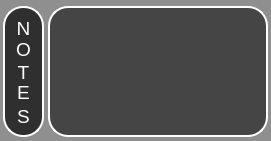
   <widget class="QFrame" name="Notes_Frame">
    <property name="geometry">
     <rect>
      <x>340</x>
      <y>690</y>
      <width>271</width>
      <height>141</height>
     </rect>
    </property>
    <property name="minimumSize">
     <size>
      <width>271</width>
      <height>141</height>
     </size>
    </property>
    <property name="maximumSize">
     <size>
      <width>271</width>
      <height>141</height>
     </size>
    </property>
    <property name="styleSheet">
     <string notr="true">QWidget{
	background-color: rgb(143, 143, 143);
	color: rgb(255, 255, 255);
	border-style: outset;
    	border-radius: 20px;
}</string>
    </property>
    <property name="frameShape">
     <enum>QFrame::StyledPanel</enum>
    </property>
    <property name="frameShadow">
     <enum>QFrame::Raised</enum>
    </property>
    <widget class="QFrame" name="Notes_Label_Frame">
     <property name="geometry">
      <rect>
       <x>3</x>
       <y>6</y>
       <width>41</width>
       <height>131</height>
      </rect>
     </property>
     <property name="minimumSize">
      <size>
       <width>41</width>
       <height>131</height>
      </size>
     </property>
     <property name="maximumSize">
      <size>
       <width>41</width>
       <height>131</height>
      </size>
     </property>
     <property name="styleSheet">
      <string notr="true">QWidget{
	background-color: #2F2F2F;
	color: rgb(255, 255, 255);
	border: 2px solid #ffffff;
	border-style: outset;
    	border-radius: 20px;
}</string>
     </property>
     <property name="frameShape">
      <enum>QFrame::StyledPanel</enum>
     </property>
     <property name="frameShadow">
      <enum>QFrame::Raised</enum>
     </property>
     <widget class="QLabel" name="Notes_Text_Label">
      <property name="geometry">
       <rect>
        <x>0</x>
        <y>2</y>
        <width>41</width>
        <height>41</height>
       </rect>
      </property>
      <property name="layoutDirection">
       <enum>Qt::LeftToRight</enum>
      </property>
      <property name="autoFillBackground">
       <bool>false</bool>
      </property>
      <property name="styleSheet">
       <string notr="true">QLabel {
border: none;
background-color: rgba(0, 0, 0, 0);
color: rgb(255, 255, 255);
font: 75 18pt &quot;Acme&quot;;
}</string>
      </property>
      <property name="text">
       <string>&lt;!DOCTYPE HTML PUBLIC &quot;-//W3C//DTD HTML 4.0//EN&quot; &quot;http://www.w3.org/TR/REC-html40/strict.dtd&quot;&gt;
&lt;html&gt;&lt;head&gt;&lt;meta name=&quot;qrichtext&quot; content=&quot;1&quot; /&gt;&lt;style type=&quot;text/css&quot;&gt;
p, li { white-space: pre-wrap; }
&lt;/style&gt;&lt;/head&gt;&lt;body style=&quot; font-family:'Acme'; font-size:18pt; font-weight:72; font-style:normal;&quot;&gt;
&lt;p style=&quot; margin-top:12px; margin-bottom:12px; margin-left:0px; margin-right:0px; -qt-block-indent:0; text-indent:0px;&quot;&gt;&lt;span style=&quot; font-size:14pt;&quot;&gt;N&lt;/span&gt;&lt;/p&gt;&lt;/body&gt;&lt;/html&gt;</string>
      </property>
      <property name="textFormat">
       <enum>Qt::RichText</enum>
      </property>
      <property name="scaledContents">
       <bool>false</bool>
      </property>
      <property name="alignment">
       <set>Qt::AlignCenter</set>
      </property>
      <property name="wordWrap">
       <bool>false</bool>
      </property>
      <property name="openExternalLinks">
       <bool>false</bool>
      </property>
     </widget>
     <widget class="QLabel" name="Notes_Text_Label_2">
      <property name="geometry">
       <rect>
        <x>0</x>
        <y>23</y>
        <width>41</width>
        <height>41</height>
       </rect>
      </property>
      <property name="layoutDirection">
       <enum>Qt::LeftToRight</enum>
      </property>
      <property name="autoFillBackground">
       <bool>false</bool>
      </property>
      <property name="styleSheet">
       <string notr="true">QLabel {
border: none;
background-color: rgba(0, 0, 0, 0);
color: rgb(255, 255, 255);
font: 75 18pt &quot;Acme&quot;;
}</string>
      </property>
      <property name="text">
       <string>&lt;!DOCTYPE HTML PUBLIC &quot;-//W3C//DTD HTML 4.0//EN&quot; &quot;http://www.w3.org/TR/REC-html40/strict.dtd&quot;&gt;
&lt;html&gt;&lt;head&gt;&lt;meta name=&quot;qrichtext&quot; content=&quot;1&quot; /&gt;&lt;style type=&quot;text/css&quot;&gt;
p, li { white-space: pre-wrap; }
&lt;/style&gt;&lt;/head&gt;&lt;body style=&quot; font-family:'Acme'; font-size:18pt; font-weight:72; font-style:normal;&quot;&gt;
&lt;p style=&quot; margin-top:12px; margin-bottom:12px; margin-left:0px; margin-right:0px; -qt-block-indent:0; text-indent:0px;&quot;&gt;&lt;span style=&quot; font-size:14pt;&quot;&gt;O&lt;/span&gt;&lt;/p&gt;&lt;/body&gt;&lt;/html&gt;</string>
      </property>
      <property name="textFormat">
       <enum>Qt::RichText</enum>
      </property>
      <property name="scaledContents">
       <bool>false</bool>
      </property>
      <property name="alignment">
       <set>Qt::AlignCenter</set>
      </property>
      <property name="wordWrap">
       <bool>false</bool>
      </property>
      <property name="openExternalLinks">
       <bool>false</bool>
      </property>
     </widget>
     <widget class="QLabel" name="Notes_Text_Label_3">
      <property name="geometry">
       <rect>
        <x>0</x>
        <y>46</y>
        <width>41</width>
        <height>41</height>
       </rect>
      </property>
      <property name="layoutDirection">
       <enum>Qt::LeftToRight</enum>
      </property>
      <property name="autoFillBackground">
       <bool>false</bool>
      </property>
      <property name="styleSheet">
       <string notr="true">QLabel {
border: none;
background-color: rgba(0, 0, 0, 0);
color: rgb(255, 255, 255);
font: 75 18pt &quot;Acme&quot;;
}</string>
      </property>
      <property name="text">
       <string>&lt;!DOCTYPE HTML PUBLIC &quot;-//W3C//DTD HTML 4.0//EN&quot; &quot;http://www.w3.org/TR/REC-html40/strict.dtd&quot;&gt;
&lt;html&gt;&lt;head&gt;&lt;meta name=&quot;qrichtext&quot; content=&quot;1&quot; /&gt;&lt;style type=&quot;text/css&quot;&gt;
p, li { white-space: pre-wrap; }
&lt;/style&gt;&lt;/head&gt;&lt;body style=&quot; font-family:'Acme'; font-size:18pt; font-weight:72; font-style:normal;&quot;&gt;
&lt;p style=&quot; margin-top:12px; margin-bottom:12px; margin-left:0px; margin-right:0px; -qt-block-indent:0; text-indent:0px;&quot;&gt;&lt;span style=&quot; font-size:14pt;&quot;&gt;T&lt;/span&gt;&lt;/p&gt;&lt;/body&gt;&lt;/html&gt;</string>
      </property>
      <property name="textFormat">
       <enum>Qt::RichText</enum>
      </property>
      <property name="scaledContents">
       <bool>false</bool>
      </property>
      <property name="alignment">
       <set>Qt::AlignCenter</set>
      </property>
      <property name="wordWrap">
       <bool>false</bool>
      </property>
      <property name="openExternalLinks">
       <bool>false</bool>
      </property>
     </widget>
     <widget class="QLabel" name="Notes_Text_Label_4">
      <property name="geometry">
       <rect>
        <x>0</x>
        <y>66</y>
        <width>41</width>
        <height>41</height>
       </rect>
      </property>
      <property name="layoutDirection">
       <enum>Qt::LeftToRight</enum>
      </property>
      <property name="autoFillBackground">
       <bool>false</bool>
      </property>
      <property name="styleSheet">
       <string notr="true">QLabel {
border: none;
background-color: rgba(0, 0, 0, 0);
color: rgb(255, 255, 255);
font: 75 18pt &quot;Acme&quot;;
}</string>
      </property>
      <property name="text">
       <string>&lt;!DOCTYPE HTML PUBLIC &quot;-//W3C//DTD HTML 4.0//EN&quot; &quot;http://www.w3.org/TR/REC-html40/strict.dtd&quot;&gt;
&lt;html&gt;&lt;head&gt;&lt;meta name=&quot;qrichtext&quot; content=&quot;1&quot; /&gt;&lt;style type=&quot;text/css&quot;&gt;
p, li { white-space: pre-wrap; }
&lt;/style&gt;&lt;/head&gt;&lt;body style=&quot; font-family:'Acme'; font-size:18pt; font-weight:72; font-style:normal;&quot;&gt;
&lt;p style=&quot; margin-top:12px; margin-bottom:12px; margin-left:0px; margin-right:0px; -qt-block-indent:0; text-indent:0px;&quot;&gt;&lt;span style=&quot; font-size:14pt;&quot;&gt;E&lt;/span&gt;&lt;/p&gt;&lt;/body&gt;&lt;/html&gt;</string>
      </property>
      <property name="textFormat">
       <enum>Qt::RichText</enum>
      </property>
      <property name="scaledContents">
       <bool>false</bool>
      </property>
      <property name="alignment">
       <set>Qt::AlignCenter</set>
      </property>
      <property name="wordWrap">
       <bool>false</bool>
      </property>
      <property name="openExternalLinks">
       <bool>false</bool>
      </property>
     </widget>
     <widget class="QLabel" name="Notes_Text_Label_5">
      <property name="geometry">
       <rect>
        <x>0</x>
        <y>90</y>
        <width>41</width>
        <height>41</height>
       </rect>
      </property>
      <property name="layoutDirection">
       <enum>Qt::LeftToRight</enum>
      </property>
      <property name="autoFillBackground">
       <bool>false</bool>
      </property>
      <property name="styleSheet">
       <string notr="true">QLabel {
border: none;
background-color: rgba(0, 0, 0, 0);
color: rgb(255, 255, 255);
font: 75 18pt &quot;Acme&quot;;
}</string>
      </property>
      <property name="text">
       <string>&lt;!DOCTYPE HTML PUBLIC &quot;-//W3C//DTD HTML 4.0//EN&quot; &quot;http://www.w3.org/TR/REC-html40/strict.dtd&quot;&gt;
&lt;html&gt;&lt;head&gt;&lt;meta name=&quot;qrichtext&quot; content=&quot;1&quot; /&gt;&lt;style type=&quot;text/css&quot;&gt;
p, li { white-space: pre-wrap; }
&lt;/style&gt;&lt;/head&gt;&lt;body style=&quot; font-family:'Acme'; font-size:18pt; font-weight:72; font-style:normal;&quot;&gt;
&lt;p style=&quot; margin-top:12px; margin-bottom:12px; margin-left:0px; margin-right:0px; -qt-block-indent:0; text-indent:0px;&quot;&gt;&lt;span style=&quot; font-size:14pt;&quot;&gt;S&lt;/span&gt;&lt;/p&gt;&lt;/body&gt;&lt;/html&gt;</string>
      </property>
      <property name="textFormat">
       <enum>Qt::RichText</enum>
      </property>
      <property name="scaledContents">
       <bool>false</bool>
      </property>
      <property name="alignment">
       <set>Qt::AlignCenter</set>
      </property>
      <property name="wordWrap">
       <bool>false</bool>
      </property>
      <property name="openExternalLinks">
       <bool>false</bool>
      </property>
     </widget>
    </widget>
    <widget class="QPlainTextEdit" name="Rabbit_Notes_PleinText">
     <property name="geometry">
      <rect>
       <x>48</x>
       <y>6</y>
       <width>220</width>
       <height>131</height>
      </rect>
     </property>
     <property name="minimumSize">
      <size>
       <width>220</width>
       <height>131</height>
      </size>
     </property>
     <property name="maximumSize">
      <size>
       <width>220</width>
       <height>131</height>
      </size>
     </property>
     <property name="cursor" stdset="0">
      <cursorShape>UpArrowCursor</cursorShape>
     </property>
     <property name="styleSheet">
      <string notr="true">QPlainTextEdit{
	background-color: rgb(69, 69, 69);
	color: rgb(255, 255, 255);
	border: 2px solid rgb(255, 255, 255);
	border-style: outset;
    	border-radius: 20px;
}</string>
     </property>
     <property name="verticalScrollBarPolicy">
      <enum>Qt::ScrollBarAlwaysOff</enum>
     </property>
     <property name="horizontalScrollBarPolicy">
      <enum>Qt::ScrollBarAlwaysOff</enum>
     </property>
     <property name="readOnly">
      <bool>true</bool>
     </property>
    </widget>
   </widget>
